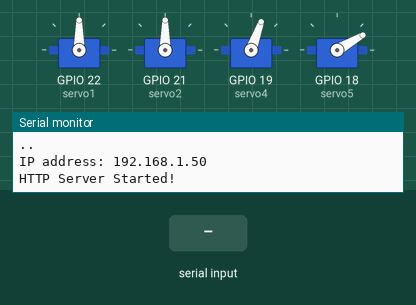
Recording of a sketch running on a simulated ESP32. On the bench: 4 × servo, the last lines printed to the serial monitor. The inputs (shaded band) are chosen by the test bench. WiFi joins after 1.5 s; servers stay silent unless stated.

Above: at 3.3 s.
3.4 s: "p" received over Serial
At 7.7 s:
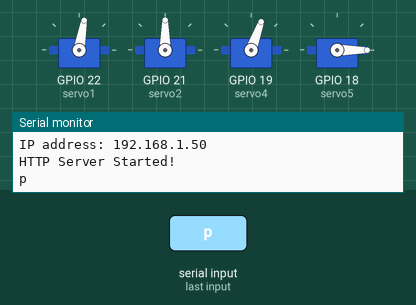
8.3 s: "j" received over Serial
At 14.0 s:
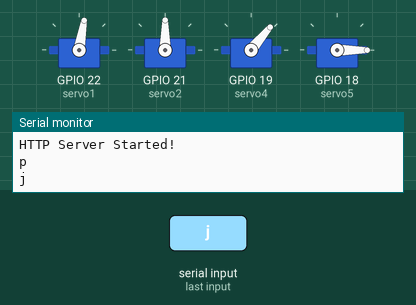
14.2 s: "c" received over Serial
At 20.9 s:
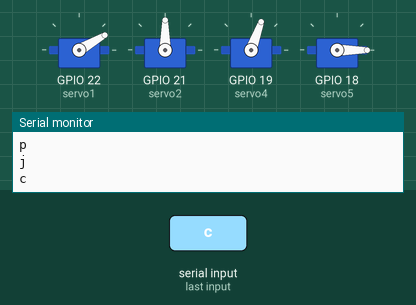
23.5 s: "d" received over Serial
At 27.0 s:
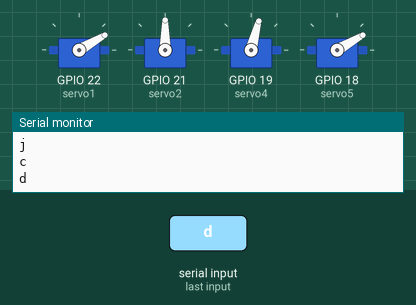
Timing chart, 0 to 28.0 s (numbered marks = the images above; inputs shaded):
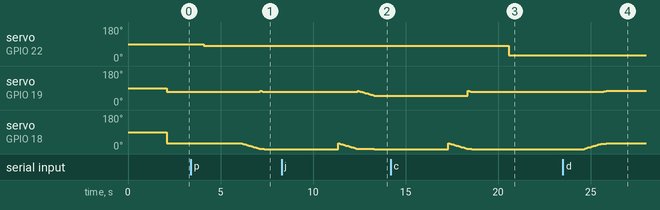

The sketch:

final_esp.ino
```cpp
#include <WiFi.h>
#include <ESP32Servo.h>
#include <AsyncTCP.h>
#include <ESPAsyncWebServer.h>
Servo servo1;
Servo servo2;
Servo servo4;
Servo servo5;

const char *ssid = "ANE_Class2_2G";
const char *password = "addinedu_class2@";
int i = 60;
char input = 'k';
int e;
int del = 70;
const char html[] PROGMEM = R"rawliteral(
<!DOCTYPE html>
<html>
<body>
<center>
<style>
body { background-color: lightblue; }
</style>
<p><span style="background: linear-gradient(to right, #FFA7A3, #5673BD); padding: 0.43em 1em; font-size: 25px; border-radius: 3px; color: #FFFFFF;">1 Team Iot Project!</span></p>
<a href="1p"><button style="WIDTH: 60pt; HEIGHT: 60pt">1 point</button></a>
<a href="2p"><button style="WIDTH: 60pt; HEIGHT: 60pt">2 point</button></a>
<a href="3p"><button style="WIDTH: 60pt; HEIGHT: 60pt">3 point</button></a>
<a href="4p"><button style="WIDTH: 60pt; HEIGHT: 60pt">4 point</button></a>
<a href="cola"><button style="background-color: red; WIDTH: 60pt; HEIGHT: 60pt;">Cola</button></a>
<a href="cider"><button style="background-color: green; WIDTH: 60pt; HEIGHT: 60pt;">Cider</button></a>
<a href="fanta"><button style="background-color: orange; WIDTH: 60pt; HEIGHT: 60pt;">Fanta</button></a>
<div style="text-align : center; ">
  <img src="https://uyjoqvxyzgvv9714092.cdn.ntruss.com/data2/content/image/2021/10/05/20211005319942.jpg"/>
</div>
</center>
</body>
</html>
)rawliteral";
int a=30;
int a_open=80;
int b=90;
int c=70;
int d=30;
AsyncWebServer server(80);
// 페이지 요청이 들어오면 처리하는 함수
String processor(const String& var)
{
  Serial.println(var);
  return var;
}
void setup() {
  // put your setup code here, to run once:
  Serial.begin(115200);
  Serial.println("ESP32 Web Server Start");
  Serial.println(ssid);
  // WiFi 접속
  WiFi.begin(ssid, password);
  // 접속 체크
  while (WiFi.status() != WL_CONNECTED)
  {
    delay(1000);
    Serial.print(".");
  }
  Serial.println();
  // 접속 완료
  Serial.print("IP address: ");
  Serial.println(WiFi.localIP());
  // 서보모터 핀 번호 설정
  servo1.attach(22);
  servo2.attach(21);
  servo4.attach(19);
  servo5.attach(18);
  // callback 함수 등록
  server.on("/", HTTP_GET, [] (AsyncWebServerRequest *req){
    req->send_P(200, "text.html", html, processor);
  });
  server.on("/1p", HTTP_GET, [] (AsyncWebServerRequest *req){
    Serial.println("target1");
    req->send_P(200, "text.html", html, processor);
  });
  server.on("/2p", HTTP_GET, [] (AsyncWebServerRequest *req){
    Serial.println("target2");
    req->send_P(200, "text.html", html, processor);
  });
  server.on("/3p", HTTP_GET, [] (AsyncWebServerRequest *req){
    Serial.println("target3");
    req->send_P(200, "text.html", html, processor);
  });
  server.on("/4p", HTTP_GET, [] (AsyncWebServerRequest *req){
    Serial.println("target4");
    req->send_P(200, "text.html", html, processor);
  });
  server.on("/cola", HTTP_GET, [] (AsyncWebServerRequest *req){
    Serial.println("cola");
    req->send_P(200, "text.html", html, processor);
  });
  server.on("/cider", HTTP_GET, [] (AsyncWebServerRequest *req){
    Serial.println("cider");
    req->send_P(200, "text.html", html, processor);
  });
  server.on("/fanta", HTTP_GET, [] (AsyncWebServerRequest *req){
    Serial.println("fanta");
    req->send_P(200, "text.html", html, processor);
  });
  server.begin();
  Serial.println("HTTP Server Started!");
  delay(100);
}

void loop()
{
  if(Serial.available())
  {
    input = (char)Serial.read();
    if (input == 'p' || input == 'c')
    {
      Serial.println(input);
      a=30;
      b=90;
      c=70;
      d=0;
      e=c;
      servo1.write(a_open);
      delay(2000);

      for(int i = 30 ; i> d;i = i-2)
      {
        servo5.write(i);
        delay(del);
      }
      for(int i = 75 ; i> c;i = i-2)
      {
        servo4.write(i);
        delay(del);
      }

      char input = 'k';
    }
    if (input == 'j')
    {
      Serial.println(input);
      a=20;
      b=90;
      c=50;
      d=0;
      e=c;
      servo1.write(a_open);
      delay(2000);

      for(int i = 30 ; i> d;i = i-2)
      {
        servo5.write(i);
        delay(del);
      }
      for(int i = 75 ; i> c;i = i-2)
      {
        servo4.write(i);
        delay(del);
      }

      char input = 'k';
    }
    if (input == 'd')
    {
      Serial.println(input);
      d = 30;
      c = 75;

      for(int i = 0 ; i< d;i = i+2)
      {
        servo5.write(i);
        delay(del);
      }
      for(int i = e ; i< c;i = i+2)
      {
        servo4.write(i);
        delay(del);
      }

      char input = 'k';
    }
    if (input == 'q')
    {
      Serial.println(input);
      servo1.write(a_open);
      a = 30;
      char input = 'k';
    }
  }

  servo2.write(b);
  servo4.write(c);
  servo5.write(d);     //5번모터 각도 설정
  delay(2000);
  servo1.write(a);
}
```

Measured:
- after the input at 3.4 s, servo on GPIO 22 (servo1): 90° → 80° after 0.70 s; servo on GPIO 19 (servo4): 70° → 75° after 3.8 s, → 73° 0.07 s later, → 71° 0.07 s later, → 70° 0.07 s later; servo on GPIO 18 (servo5): moves from 30° to 0° over 1.2 s, starting after 2.8 s
- after the input at 8.3 s, servo on GPIO 22 (servo1): stays 80° (without the input it goes to 30° after 1.1 s)
- after the input at 14.2 s, servo on GPIO 22 (servo1): 80° → 30° after 6.4 s; servo on GPIO 19 (servo4): 50° → 75° after 4.2 s, → 73° 0.07 s later, → 71° 0.07 s later, → 70° 0.07 s later
- after the input at 23.5 s, servo on GPIO 19 (servo4): 70° → 72° after 2.2 s, → 74° 0.07 s later, → 75° 0.07 s later; servo on GPIO 18 (servo5): moves from 0° to 30° over 1.2 s, starting after 1.2 s
